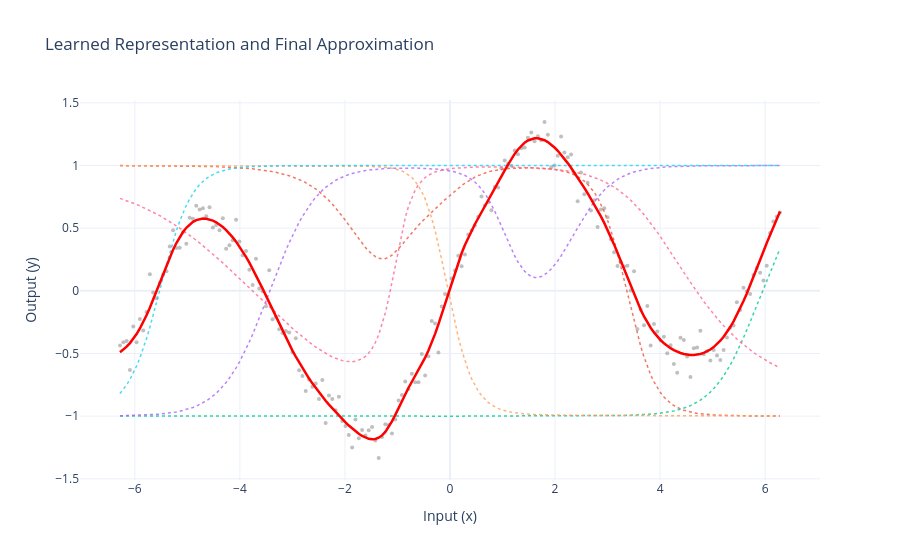

Write notebook code for a chart like this one.
### Markdown cell above
## Another demo, for regression

Below I train a network with one hidden layer of six nodes on a fairly complex, difficult-to-fit function. I encourage you not to pay too much attention to this code at this stage.

The output plot illustrates the predictive line in red, and the features that have been learned by the hidden layer, and are being linearly combined by the output layer, to make that prediction as dotted lines.

### Code cell
import torch
import torch.nn as nn
import torch.optim as optim
import plotly.graph_objects as go
import numpy as np

# 1. Data Generation
def target_function(x):
    return torch.sin(x) + 0.1 * x

torch.manual_seed(42)

x_train = torch.linspace(-2 * np.pi, 2 * np.pi, 200).unsqueeze(1)
y_train = target_function(x_train) + 0.1 * torch.randn_like(x_train)

# 2. Model Definition
class RepresentationLearner(nn.Module):
    def __init__(self, n_features=6):
        super().__init__()
        self.feature_extractor = nn.Sequential(
            nn.Linear(1, 64),
            nn.Tanh(),
            nn.Linear(64, n_features),
            nn.Tanh()
        )
        self.final_layer = nn.Linear(n_features, 1)

    def forward(self, x):
        features = self.feature_extractor(x)
        output = self.final_layer(features)
        return output, features

model = RepresentationLearner(n_features=6)

# 3. Training Loop
criterion = nn.MSELoss()
optimizer = optim.Adam(model.parameters(), lr=0.01)

epochs = 2000
for epoch in range(epochs):
    optimizer.zero_grad()
    outputs, _ = model(x_train)
    loss = criterion(outputs, y_train)
    loss.backward()
    optimizer.step()
    
    if epoch % 500 == 0:
        print(f"Epoch {epoch}: Loss {loss.item():.5f}")

# 4. Evaluation and Visualization
model.eval()
with torch.no_grad():
    y_pred, features = model(x_train)

# Convert to numpy
x_np = x_train.flatten().numpy()
y_train_np = y_train.flatten().numpy()
y_pred_np = y_pred.flatten().numpy()
features_np = features.numpy()

# Plotting with Plotly
fig = go.Figure()

# Plot original data (Scatter)
fig.add_trace(go.Scatter(
    x=x_np, y=y_train_np,
    mode='markers',
    marker=dict(color='gray', size=4, opacity=0.5),
    name='Data Targets'
))

# Plot learned basis functions (Dotted lines)
num_features = features_np.shape[1]
for i in range(num_features):
    fig.add_trace(go.Scatter(
        x=x_np, y=features_np[:, i],
        mode='lines',
        line=dict(dash='dot', width=1.5),
        opacity=0.8,
        name=f'Basis Function {i+1}',
        legendgroup="basis",
        showlegend=True if i == 0 else False
    ))

# Plot model prediction (Solid curve)
fig.add_trace(go.Scatter(
    x=x_np, y=y_pred_np,
    mode='lines',
    line=dict(color='red', width=2.5),
    name='Model Prediction'
))

# Layout updates
fig.update_layout(
    title="Learned Representation and Final Approximation",
    xaxis_title="Input (x)",
    yaxis_title="Output (y)",
    template="plotly_white",
    showlegend=False
)

fig.show()

### Figure 1 — Plotly figure (JSON) as saved in the notebook; plotly's stock layout.template omitted (floating-point values rounded to 4 significant figures; data arrays with more than 128 entries replaced by an {"elided": "..."} marker saying what was removed)
{"data": [{"marker": {"color": "gray", "opacity": 0.5, "size": 4}, "mode": "markers", "name": "Data Targets", "type": "scatter", "x": {"elided": "200 float values"}, "y": {"elided": "200 float values"}}, {"legendgroup": "basis", "line": {"dash": "dot", "width": 1.5}, "mode": "lines", "name": "Basis Function 1", "opacity": 0.8, "showlegend": true, "type": "scatter", "x": {"elided": "200 float values"}, "y": {"elided": "200 float values"}}, {"legendgroup": "basis", "line": {"dash": "dot", "width": 1.5}, "mode": "lines", "name": "Basis Function 2", "opacity": 0.8, "showlegend": false, "type": "scatter", "x": {"elided": "200 float values"}, "y": {"elided": "200 float values"}}, {"legendgroup": "basis", "line": {"dash": "dot", "width": 1.5}, "mode": "lines", "name": "Basis Function 3", "opacity": 0.8, "showlegend": false, "type": "scatter", "x": {"elided": "200 float values"}, "y": {"elided": "200 float values"}}, {"legendgroup": "basis", "line": {"dash": "dot", "width": 1.5}, "mode": "lines", "name": "Basis Function 4", "opacity": 0.8, "showlegend": false, "type": "scatter", "x": {"elided": "200 float values"}, "y": {"elided": "200 float values"}}, {"legendgroup": "basis", "line": {"dash": "dot", "width": 1.5}, "mode": "lines", "name": "Basis Function 5", "opacity": 0.8, "showlegend": false, "type": "scatter", "x": {"elided": "200 float values"}, "y": {"elided": "200 float values"}}, {"legendgroup": "basis", "line": {"dash": "dot", "width": 1.5}, "mode": "lines", "name": "Basis Function 6", "opacity": 0.8, "showlegend": false, "type": "scatter", "x": {"elided": "200 float values"}, "y": {"elided": "200 float values"}}, {"line": {"color": "red", "width": 2.5}, "mode": "lines", "name": "Model Prediction", "type": "scatter", "x": {"elided": "200 float values"}, "y": {"elided": "200 float values"}}], "layout": {"showlegend": false, "title": {"text": "Learned Representation and Final Approximation"}, "xaxis": {"title": {"text": "Input (x)"}}, "yaxis": {"title": {"text": "Output (y)"}}}}
